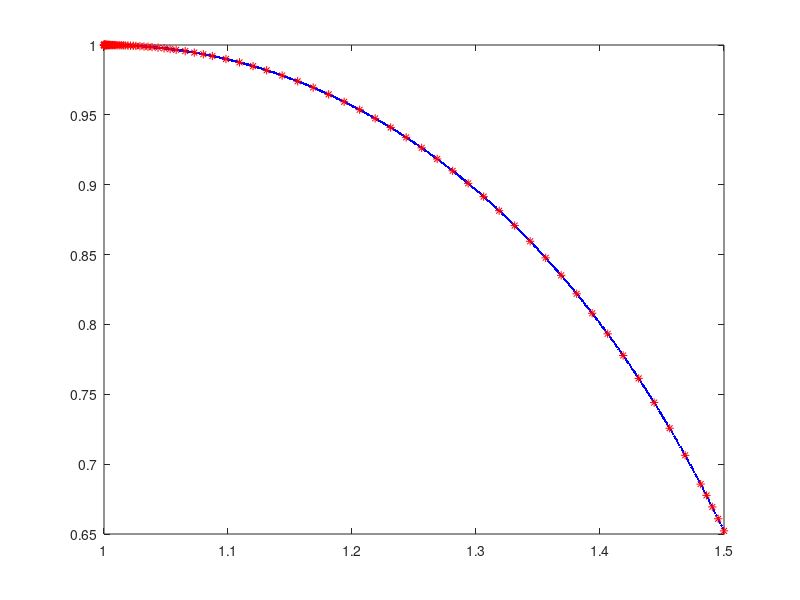

MATLAB code to generate this figure:
function odeode45()
    plotsoln();
    xrange = [1 1.5];
    y0 = 1;
    [x, y] = ode45(@ode1, xrange, y0);
    hold on; plot(x, y, '*r')
end


function dydx = ode1(x, y)
    dydx = (y.^2 - x.^2)/(x*y);
end

function plotsoln()
    clear all; clc; close all

    rnge = 1:0.001:1.5;
    y = rnge.*sqrt(1-2*log(rnge));
    plot(rnge, y, '.b');
end